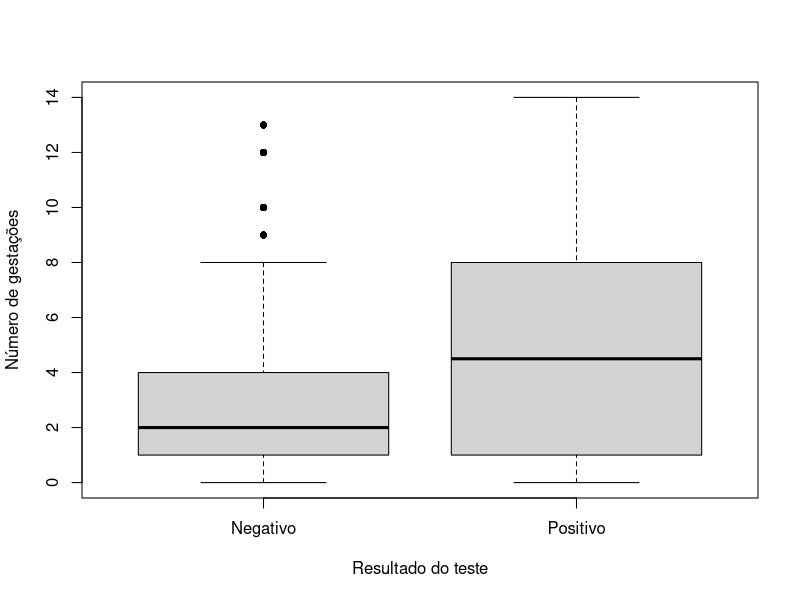
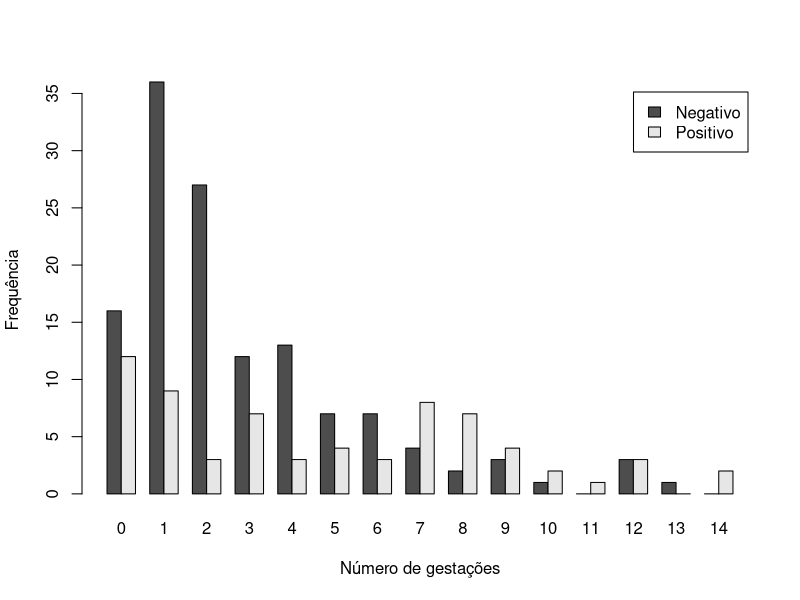
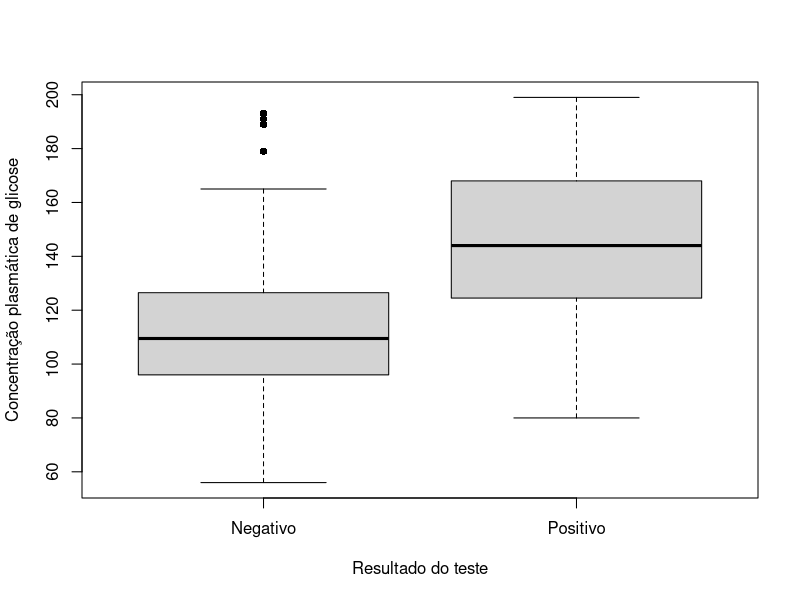
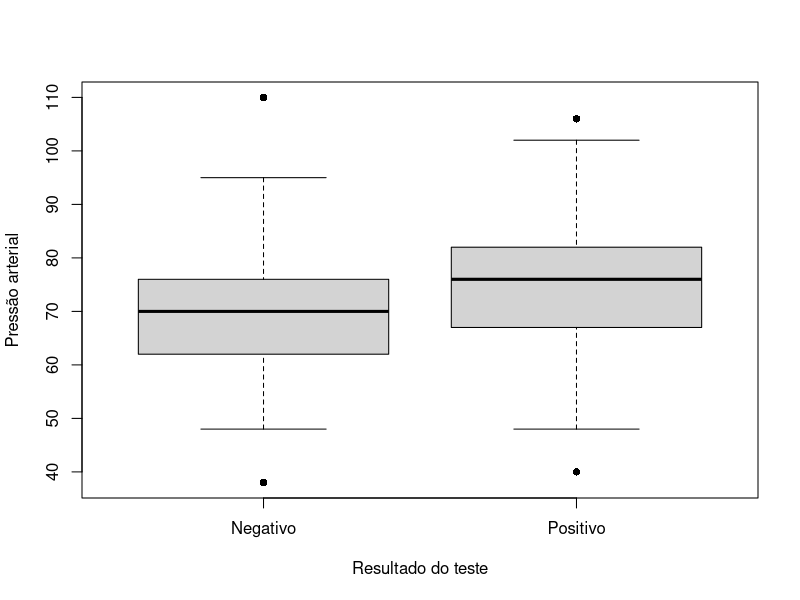

These figures' R source, in order:
## ---- chunk 1
knitr::opts_chunk$set(echo = TRUE,
                      warning = FALSE,
                      message = FALSE,
                      fig.width = 8,
                      fig.asp = 0.818,
                      out.width = "80%",
                      fig.align = "center") ## configurações globais
## ---- chunk 2
library(tidyverse)
library(skimr)
## ---- chunk 3
## Carregando os dados
data("Pima.tr", package = "MASS")
## ---- chunk 4
skim(Pima.tr)
## ---- chunk 5
boxplot(npreg ~ type, data = Pima.tr, xlab = "Resultado do teste",
        ylab = "Número de gestações", names = c("Negativo", "Positivo"), pch = 16)

barplot(table(Pima.tr$type, Pima.tr$npreg), legend = TRUE,
        xlab = "Número de gestações", ylab = "Frequência", beside = TRUE,
        legend.text = c("Negativo", "Positivo"))
## ---- chunk 6
Pima.tr %>% group_by(type) %>% summarise(Min = min(npreg),
                                         Q1 = quantile(npreg, prob = 0.25),
                                         Mean = mean(npreg),
                                         Median = median(npreg),
                                         Q3 = quantile(npreg, prob = 0.75),
                                         Max = max(npreg),
                                         Sd = sd(npreg))

# Ou
# Pima.tr %>% group_by(type) %>% skim(npreg)
## ---- chunk 7
boxplot(glu ~ type, Pima.tr, xlab = "Resultado do teste",
        ylab = "Concentração plasmática de glicose",
        names = c("Negativo", "Positivo"), pch = 16)
## ---- chunk 8
Pima.tr %>% group_by(type) %>% summarise(Min = min(glu),
                                         Q1 = quantile(glu, prob = 0.25),
                                         Mean = mean(glu),
                                         Mediana = median(glu),
                                         Q3 = quantile(glu, prob = 0.75),
                                         Max = max(glu),
                                         Sd = sd(glu))
## ---- chunk 9
boxplot(bp ~ type, Pima.tr, xlab = "Resultado do teste",
        ylab = "Pressão arterial", names = c("Negativo", "Positivo"), pch = 16)
## ---- chunk 10
Pima.tr %>% group_by(type) %>% summarise(Min = min(bp),
                                         Q1 = quantile(bp, prob = 0.25),
                                         Mean = mean(bp),
                                         Mediana = median(bp),
                                         Q3 = quantile(bp, prob = 0.75),
                                         Max = max(bp),
                                         Sd = sd(bp))
